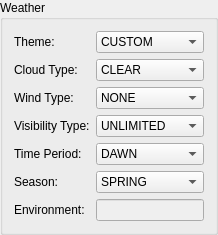
         <widget class="QGroupBox" name="weatherGroupBox" >
          <property name="title" >
           <string>Weather</string>
          </property>
          <layout class="QGridLayout" name="gridLayout_25" >
           <item row="1" column="0" >
            <widget class="QLabel" name="label_72" >
             <property name="text" >
              <string>Cloud Type:</string>
             </property>
            </widget>
           </item>
           <item row="1" column="1" >
            <widget class="QComboBox" name="weatherCloudCombo" >
             <item>
              <property name="text" >
               <string>CLEAR</string>
              </property>
             </item>
             <item>
              <property name="text" >
               <string>FEW</string>
              </property>
             </item>
             <item>
              <property name="text" >
               <string>SCATTERED</string>
              </property>
             </item>
             <item>
              <property name="text" >
               <string>BROKEN</string>
              </property>
             </item>
             <item>
              <property name="text" >
               <string>OVERCAST</string>
              </property>
             </item>
            </widget>
           </item>
           <item row="2" column="0" >
            <widget class="QLabel" name="label_73" >
             <property name="text" >
              <string>Wind Type:</string>
             </property>
            </widget>
           </item>
           <item row="2" column="1" >
            <widget class="QComboBox" name="weatherWindCombo" >
             <item>
              <property name="text" >
               <string>NONE</string>
              </property>
             </item>
             <item>
              <property name="text" >
               <string>BREEZE</string>
              </property>
             </item>
             <item>
              <property name="text" >
               <string>LIGHT</string>
              </property>
             </item>
             <item>
              <property name="text" >
               <string>MODERATE</string>
              </property>
             </item>
             <item>
              <property name="text" >
               <string>HEAVY</string>
              </property>
             </item>
             <item>
              <property name="text" >
               <string>SEVERE</string>
              </property>
             </item>
            </widget>
           </item>
           <item row="3" column="0" >
            <widget class="QLabel" name="label_74" >
             <property name="text" >
              <string>Visibility Type:</string>
             </property>
            </widget>
           </item>
           <item row="3" column="1" >
            <widget class="QComboBox" name="weatherVisibilityCombo" >
             <item>
              <property name="text" >
               <string>UNLIMITED</string>
              </property>
             </item>
             <item>
              <property name="text" >
               <string>FAR</string>
              </property>
             </item>
             <item>
              <property name="text" >
               <string>MODERATE</string>
              </property>
             </item>
             <item>
              <property name="text" >
               <string>LIMTED</string>
              </property>
             </item>
             <item>
              <property name="text" >
               <string>CLOSE</string>
              </property>
             </item>
            </widget>
           </item>
           <item row="5" column="0" >
            <widget class="QLabel" name="label_82" >
             <property name="text" >
              <string>Time Period:</string>
             </property>
            </widget>
           </item>
           <item row="5" column="1" >
            <widget class="QComboBox" name="weatherTimeCombo" >
             <item>
              <property name="text" >
               <string>DAWN</string>
              </property>
             </item>
             <item>
              <property name="text" >
               <string>DAY</string>
              </property>
             </item>
             <item>
              <property name="text" >
               <string>DUSK</string>
              </property>
             </item>
             <item>
              <property name="text" >
               <string>NIGHT</string>
              </property>
             </item>
            </widget>
           </item>
           <item row="6" column="0" >
            <widget class="QLabel" name="label_83" >
             <property name="text" >
              <string>Season:</string>
             </property>
            </widget>
           </item>
           <item row="6" column="1" >
            <widget class="QComboBox" name="weatherSeasonCombo" >
             <item>
              <property name="text" >
               <string>SPRING</string>
              </property>
             </item>
             <item>
              <property name="text" >
               <string>SUMMER</string>
              </property>
             </item>
             <item>
              <property name="text" >
               <string>FALL</string>
              </property>
             </item>
             <item>
              <property name="text" >
               <string>WINTER</string>
              </property>
             </item>
            </widget>
           </item>
           <item row="7" column="0" >
            <widget class="QLabel" name="label_84" >
             <property name="text" >
              <string>Environment:</string>
             </property>
            </widget>
           </item>
           <item row="7" column="1" >
            <widget class="QLineEdit" name="weatherEnvEdit" >
             <property name="enabled" >
              <bool>false</bool>
             </property>
            </widget>
           </item>
           <item row="0" column="0" >
            <widget class="QLabel" name="label_75" >
             <property name="text" >
              <string>Theme:</string>
             </property>
            </widget>
           </item>
           <item row="0" column="1" >
            <widget class="QComboBox" name="weatherThemeCombo" >
             <item>
              <property name="text" >
               <string>CUSTOM</string>
              </property>
             </item>
             <item>
              <property name="text" >
               <string>CLEAR</string>
              </property>
             </item>
             <item>
              <property name="text" >
               <string>FAIR</string>
              </property>
             </item>
             <item>
              <property name="text" >
               <string>FOGGY</string>
              </property>
             </item>
             <item>
              <property name="text" >
               <string>RAINY</string>
              </property>
             </item>
            </widget>
           </item>
          </layout>
         </widget>
